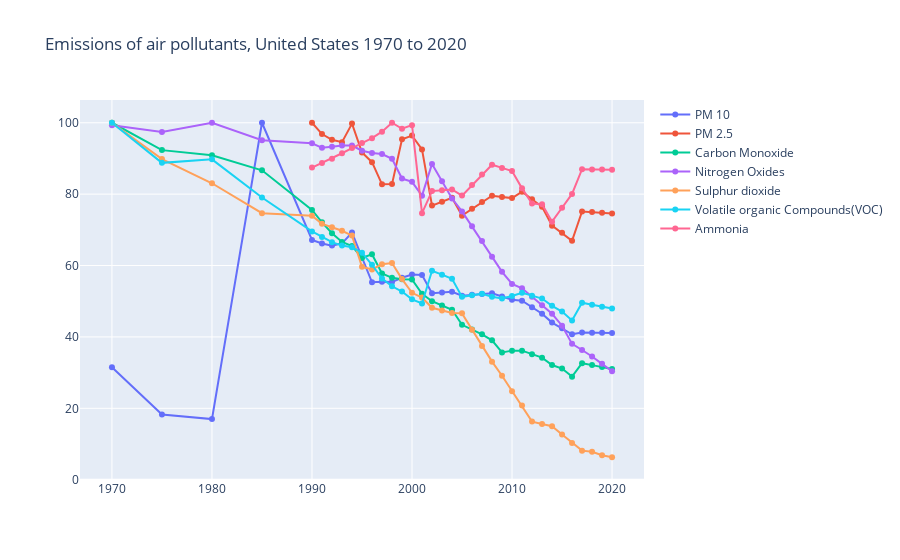

Notebook code cell kept with this figure:
### Code cell
fig_em = px.line(title='Emissions of air pollutants, United States 1970 to 2020')
fig_em.add_scatter(x=pm10_air_pollution_fil_rm['Year'], y=pm10_air_pollution_fil_rm['pm10per'], mode='markers+lines',name='PM 10')
fig_em.add_scatter(x=pm25_air_pollution_fil_rm['Year'], y=pm25_air_pollution_fil_rm['pm25per'], mode='markers+lines',name='PM 2.5')
fig_em.add_scatter(x=co_air_pollution_fil_rm['Year'], y=co_air_pollution_fil_rm['coper'], mode='markers+lines',name='Carbon Monoxide')
fig_em.add_scatter(x=nox_air_pollution_fil_rm['Year'], y=nox_air_pollution_fil_rm['noxper'], mode='markers+lines',name='Nitrogen Oxides')
fig_em.add_scatter(x=so2_air_pollution_fil_rm['Year'], y=so2_air_pollution_fil_rm['so2per'], mode='markers+lines',name='Sulphur dioxide')
fig_em.add_scatter(x=voc_air_pollution_fil_rm['Year'], y=voc_air_pollution_fil_rm['vocper'], mode='markers+lines',name='Volatile organic Compounds(VOC)')
fig_em.add_scatter(x=nh3_air_pollution_fil_rm['Year'], y=nh3_air_pollution_fil_rm['nh3per'], mode='markers+lines',name='Ammonia')
fig_em.show()
